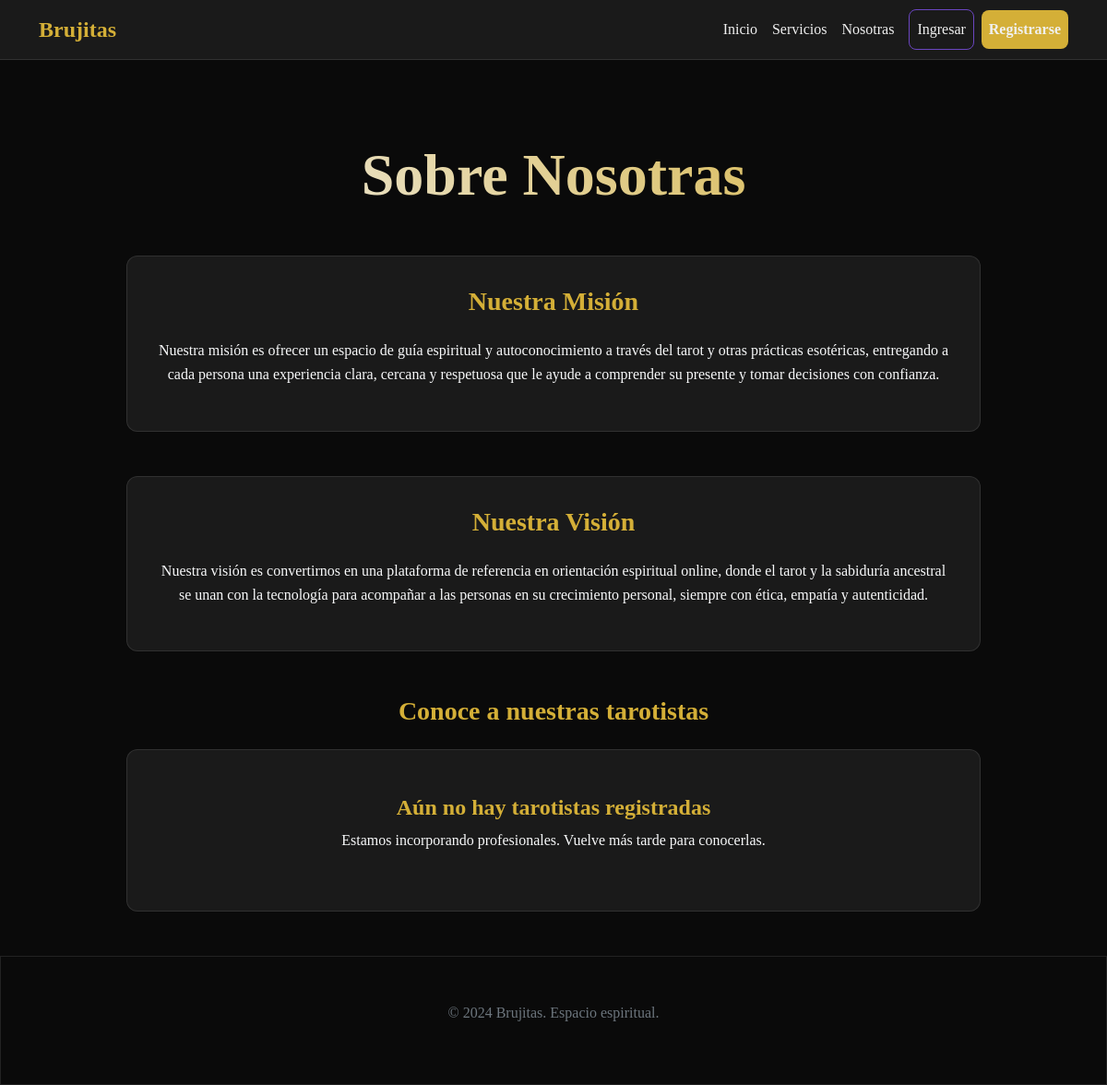
Before: /sobre-nosotras/ with the older database file.
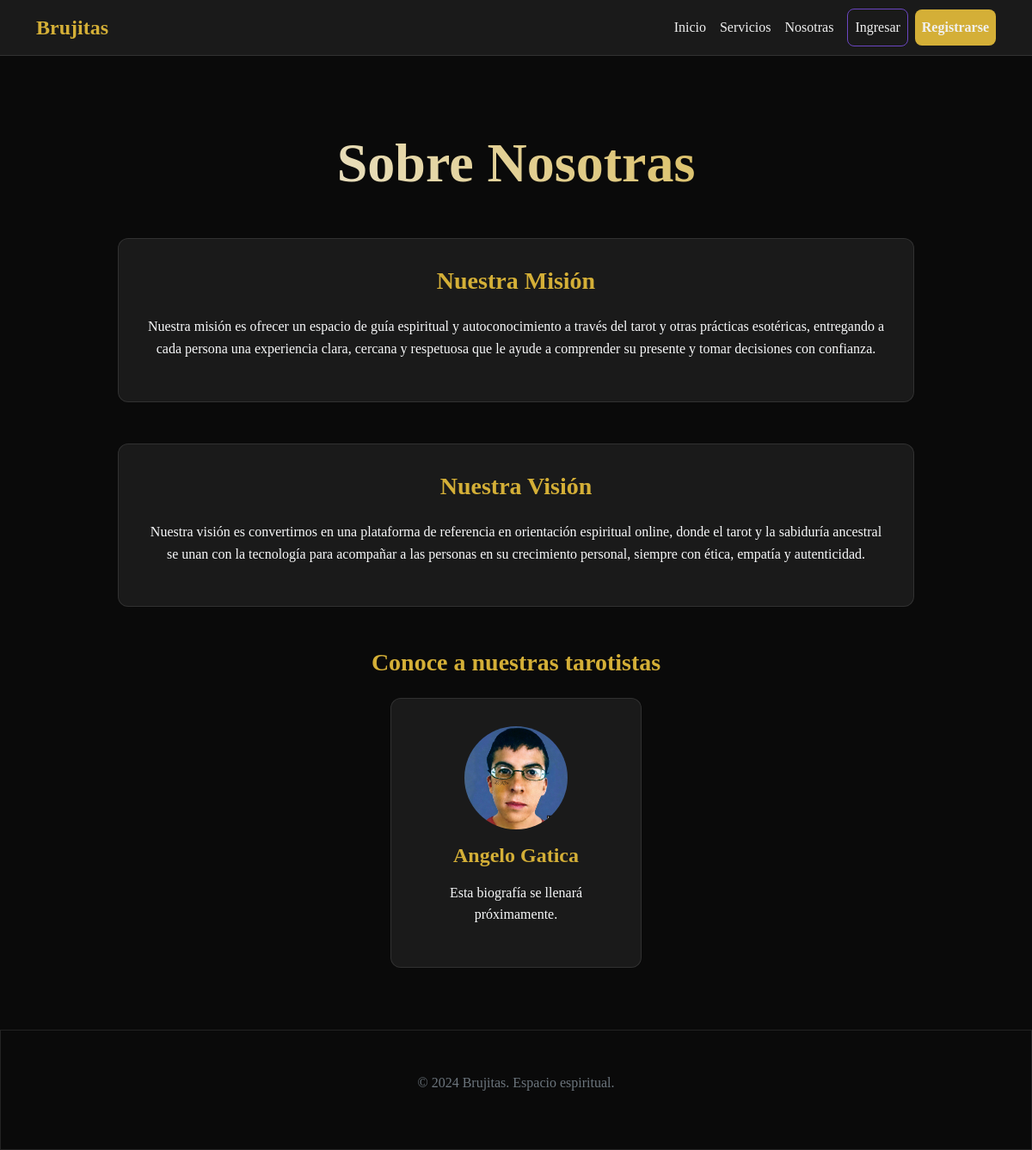
After: the same page with the newer database file.
### tarotistas/models.py (models this page shows, shortened)
class Tarotista(models.Model):
    usuario = models.OneToOneField(
        Usuario,
        on_delete=models.CASCADE,
        related_name='tarotista'
    )
    descripcion = models.TextField(help_text="Bio profesional")
    disponible = models.BooleanField(default=True)

### usuarios/models.py (models this page shows, shortened)
class Usuario(AbstractUser):
    rut = models.CharField("RUT", max_length=12, unique=True, null=True, blank=True)
    telefono = models.CharField(max_length=15, blank=True)
    fecha_nacimiento = models.DateField(null=True, blank=True)
    apodo = models.CharField(max_length=50, blank=True)
    bio = models.TextField(blank=True)
    avatar = models.ImageField(upload_to="avatars/", blank=True, null=True)
    bloqueado = models.BooleanField(default=False, help_text="Impide que el usuario inicie sesión")
    creado_en = models.DateTimeField(auto_now_add=True)
    es_tarotista = models.BooleanField(default=False)
    email_verificado = models.BooleanField(default=False)

### core/views.py (the view)
# urls.py: path('sobre-nosotras/', views.sobre_nosotras, name='sobre_nosotras'),
def sobre_nosotras(request):
    tarotistas = Tarotista.objects.filter(disponible=True).select_related('usuario')
    return render(request, 'sobre_nosotras.html', {'tarotistas': tarotistas})

### templates/sobre_nosotras.html (shortened to what this page needs)
{% extends 'base.html' %}
{% block content %}
<div class="container mt-5 pt-4">
    <div class="row justify-content-center">
        <div class="col-lg-10">
            <div class="text-center mb-5">
                <h1 class="hero-title">Sobre Nosotras</h1>
            </div>
            <div class="card-minimal mb-5">
                <div class="text-center mb-4">
                    <h3 class="text-gold">Nuestra Misión</h3>
                </div>
                <p class="text-light text-center">
                    Nuestra misión es ofrecer un espacio de guía espiritual y autoconocimiento a través del tarot y otras prácticas esotéricas, entregando a cada persona una experiencia clara, cercana y respetuosa que le ayude a comprender su presente y tomar decisiones con confianza.
                </p>
            </div>
            <div class="card-minimal mb-5">
                <div class="text-center mb-4">
                    <h3 class="text-gold">Nuestra Visión</h3>
                </div>
                <p class="text-light text-center">
                    Nuestra visión es convertirnos en una plataforma de referencia en orientación espiritual online, donde el tarot y la sabiduría ancestral se unan con la tecnología para acompañar a las personas en su crecimiento personal, siempre con ética, empatía y autenticidad.
                </p>
            </div>
            <div class="text-center mb-4">
                <h3 class="text-gold">Conoce a nuestras tarotistas</h3>
            </div>
            <div class="row justify-content-center">
                {% if tarotistas and tarotistas.exists %}
                    {% for t in tarotistas %}
                        <div class="col-md-5 col-lg-4 mb-4">
                            <div class="card-minimal text-center h-100">
                                <div class="mb-3">
                                    {% if t.usuario.avatar %}
                                        <img src="{{ t.usuario.avatar.url }}" alt="{{ t.usuario.username }}" class="rounded-circle mx-auto d-flex align-items-center justify-content-center center-120" style="object-fit:cover; width:120px; height:120px;">
                                    {% else %}
                                        <div class="placeholder-image bg-dark border-minimal rounded-circle mx-auto d-flex align-items-center justify-content-center center-120">
                                            <span class="icon-large">🔮</span>
                                        </div>
                                    {% endif %}
                                </div>
                                <h4 class="text-gold mb-3">{{ t.usuario.first_name }} {{ t.usuario.last_name }}</h4>
                                <p class="text-light">
                                    {{ t.usuario.bio|default:'Esta biografía se llenará próximamente.' }}
                                </p>
                            </div>
                        </div>
                    {% endfor %}
                {% else %}
                    <div class="col-12">
                        <div class="card-minimal text-center p-5">
                            <h4 class="text-gold">Aún no hay tarotistas registradas</h4>
                            <p class="text-light">Estamos incorporando profesionales. Vuelve más tarde para conocerlas.</p>
                        </div>
                    </div>
                {% endif %}
            </div>
        </div>
    </div>
</div>
    </main>
{% endblock %}

### templates/base.html (shortened to what this page needs)
<!DOCTYPE html>
<html lang="es">
<head>
    <link href="https://cdn.jsdelivr.net/npm/bootstrap@5.1.3/dist/css/bootstrap.min.css" rel="stylesheet">
    {% load static %}
    <link href="{% static 'css/styles.css' %}" rel="stylesheet">
</head>
<body>
    <nav class="navbar navbar-expand-lg navbar-dark fixed-top">
        <div class="container">
            <a class="navbar-brand" href="{% url 'core:home' %}">Brujitas</a>
            <div class="collapse navbar-collapse" id="navbarNav">
                <ul class="navbar-nav ms-auto align-items-center">
                    <li class="nav-item"><a class="nav-link" href="{% url 'core:home' %}">Inicio</a></li>
                    <li class="nav-item"><a class="nav-link" href="{% url 'core:servicios' %}">Servicios</a></li>
                    <li class="nav-item"><a class="nav-link" href="{% url 'core:sobre_nosotras' %}">Nosotras</a></li>
                    {% if user.is_authenticated %}
                        {% if user.is_staff %}
                            <li class="nav-item"><a class="nav-link" href="/admin/">Panel Admin</a></li>
                        {% endif %}
                        {% if user.es_tarotista %}
                            <li class="nav-item"><a class="nav-link" href="{% url 'tarotistas:calendario' %}">📅 Calendario</a></li>
                            <li class="nav-item"><a class="nav-link" href="{% url 'citas:mis_citas' %}">Mis Citas</a></li>
                            <li class="nav-item"><a class="nav-link" href="{% url 'core:reportes' %}">Reportes</a></li>
                            <li class="nav-item"><a class="nav-link" href="{% url 'tarotistas:lista_clientes' %}">Clientes</a></li>
                        {% else %}
                            <li class="nav-item"><a class="nav-link" href="{% url 'citas:agendar_cita' %}">Agendar Cita</a></li>
                            <li class="nav-item"><a class="nav-link" href="{% url 'citas:mis_citas' %}">Mis Citas</a></li>
                        {% endif %}
                        <li class="nav-item"><a class="nav-link" href="{% url 'usuarios:perfil' %}">Mi Perfil</a></li>
                        <li class="nav-item">
                            <form method="post" action="{% url 'usuarios:logout' %}" class="d-inline">
                                {% csrf_token %}
                                <button type="submit" class="btn-logout">Cerrar Sesión</button>
                            </form>
                        </li>
                    {% else %}
                        <li class="nav-item"><a class="nav-link btn-minimal ms-2" href="{% url 'usuarios:login' %}">Ingresar</a></li>
                        <li class="nav-item"><a class="nav-link btn-gold ms-2" href="{% url 'usuarios:registro' %}">Registrarse</a></li>
                    {% endif %}
                </ul>
            </div>
        </div>
    </nav>
    <main class="page-main">
        {% block content %}
        {% endblock %}
    <footer class="text-center py-5 mt-5 border-minimal">
        <div class="container">
            <p class="text-muted">&copy; 2024 Brujitas. Espacio espiritual.</p>
        </div>
    </footer>
</body>
</html>

### static/css/styles.css (style rules this page uses)
:root { --bg-dark: #0a0a0a; --bg-card: #1a1a1a; --text-light: #f0f0f0; --text-muted: #a0a0a0; --accent-purple: #6b46c1; --accent-gold: #d4af37; --border-light: rgba(255,255,255,0.1); }
body { background-color: var(--bg-dark); color: var(--text-light); font-family: 'Inter', 'Segoe UI', sans-serif; line-height: 1.6; min-height: 100vh; }
.navbar { background-color: var(--bg-card) !important; border-bottom: 1px solid var(--border-light); backdrop-filter: blur(10px); }
.navbar-brand { font-weight: 600; color: var(--accent-gold) !important; font-size: 1.5rem; }
.nav-link { color: var(--text-light) !important; font-weight: 500; transition: color 0.3s ease; }
.btn-minimal { background: transparent; border: 1px solid var(--accent-purple); color: var(--text-light); padding: 10px 24px; border-radius: 8px; transition: all 0.3s ease; text-decoration: none; display: inline-block; }
.btn-gold { background: var(--accent-gold); color: var(--bg-dark); border: none; padding: 12px 28px; border-radius: 8px; font-weight: 600; transition: all 0.3s ease; }
.card-minimal { background: var(--bg-card); border: 1px solid var(--border-light); border-radius: 12px; padding: 2rem; backdrop-filter: blur(10px); }
.hero-title { font-size: 4rem; font-weight: 700; margin-bottom: 1.5rem; background: linear-gradient(45deg, var(--text-light), var(--accent-gold)); -webkit-background-clip: text; -webkit-text-fill-color: transparent; line-height: 1.2; }
.text-gold { color: var(--accent-gold); }
.border-minimal { border-color: var(--border-light); }
:root { --font-primary: 'Playfair Display', serif; --font-secondary: 'Crimson Text', serif; }
body { font-family: var(--font-secondary); }
h1, h2, h3, h4, h5, h6, .hero-title { font-family: var(--font-primary); font-weight: 600; }
.navbar-brand { font-family: var(--font-primary); font-weight: 700; }
.navbar-nav.align-items-center { align-items: center; }
.navbar-nav .nav-link { display: flex; align-items: center; height: 100%; padding: 0.5rem 1rem; }
.border-minimal { border: 1px solid var(--border-light); }
.page-main { padding-top: 80px; }
.center-120 { width: 120px; height: 120px; margin: 0 auto 1rem; display: block; }
.card-minimal { transition: transform 0.3s ease, box-shadow 0.3s ease; }

Changed rows visible on the page:
added Tarotista: usuario.avatar (picture), usuario.first_name "Angelo", usuario.last_name "Gatica", usuario.bio "Esta biografía se llenará próximamente."
Other visible differences:
text no longer shown: "Aún no hay tarotistas registradas Estamos incorporando profesionales. Vuelve más tarde para conocerlas."
